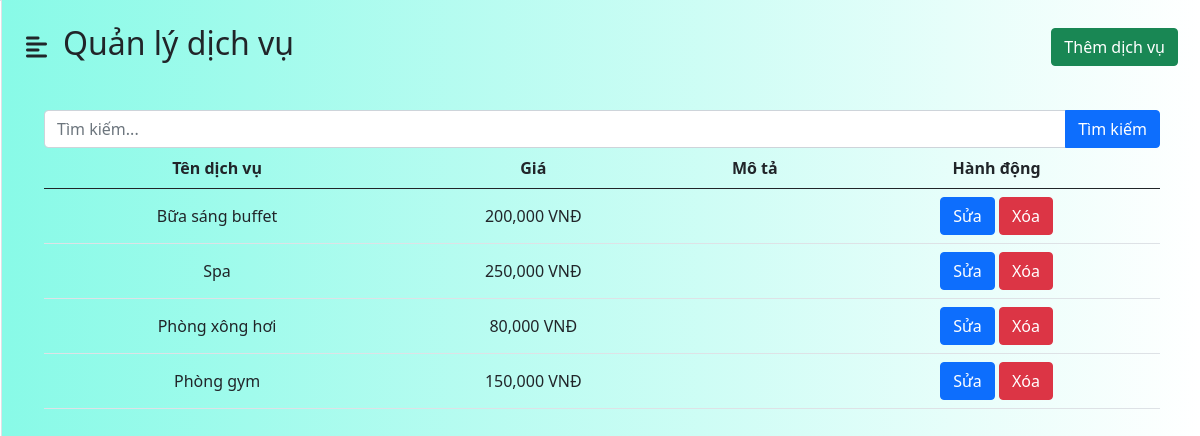
Page /admin/index.php?act=services (signed in) on the committed database.
### tables this page shows
CREATE TABLE `services` (
  `id` int(11) NOT NULL,
  `service_name` varchar(100) NOT NULL,
  `price` double(10,2) NOT NULL,
  `description` text DEFAULT NULL
);

### admin/models/servicesmodel.php (called while the page is built, shortened)
<?php
    function getAllServices(){
        $conn=connectdb();
        $sql = "SELECT * FROM services";
        $stmt =$conn-> prepare($sql);
        $stmt->execute();
        $kq=$stmt->fetchAll(PDO::FETCH_ASSOC);
        return $kq;
    }
?>

### admin/services.php (the view, shortened to what this page needs)
<div class="users-management">
    <div class="container">
        <div class="table-wrapper">
            <div class="table-title pb-4">
            </div>
        </div>
        <form method="get" action="index.php">
            <div class="input-group">
                <input type="text" class="form-control" name="search" placeholder="Tìm kiếm..."
                    value="<?php echo $_GET['search'] ?? ''; ?>">
                <button class="btn btn-primary" type="submit">Tìm kiếm</button>
            </div>
        </form>
        <table class="table">
            <thead>
                <tr>
                    <th>Tên dịch vụ</th>
                    <th>Giá</th>
                    <th>Mô tả</th>
                    <th>Hành động</th>
                </tr>
            </thead>
            <tbody>
                <?php
                    if (!empty($kq)) {
                        foreach ($kq as $services) {
                            ?>
                <tr>
                    <td><?php echo $services['service_name']; ?></td>
                    <td><?php echo number_format($services['price']); ?> VNĐ</td>
                    <td><?php echo $services['description']; ?></td>
                    <td><a href="index.php?act=updateServices&id=<?php echo $services['id'];?>"
                            class="btn btn-primary">Sửa</a>
                        <a href="#" onclick="confirmDeleteservice(<?php echo $services['id'];?>)"
                            class="btn btn-danger ">Xóa</a>
                    </td>
                </tr>
                <?php
                    }}else {
                        echo '<tr><td colspan="4" class="text-center text-danger">Không tìm thấy kết quả nào</td></tr>';
                    }
                ?>
            </tbody>
        </table>
    </div>
</div>
</div>

### admin/dashboard.php (style rules this page uses)
tr { text-align: center; }
.table tbody td { vertical-align: middle; }

### rows in the picture
services: service_name "Bữa sáng buffet", price "200,000"
services: service_name "Spa", price "250,000"
services: service_name "Phòng xông hơi", price "80,000"
services: service_name "Phòng gym", price "150,000"

### other values in the picture
$title "Quản lý dịch vụ"
$text "Thêm dịch vụ"
